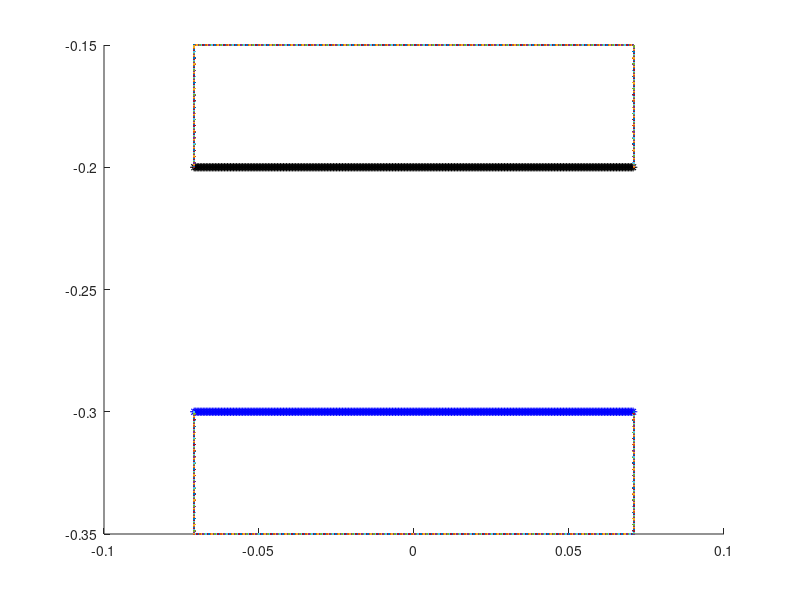

Write MATLAB code to recreate this figure. (Note: this script raises an error after producing the figure.)
%% V5.2

%% 3/29 TS notes: 

close all
clear all
close all


%% In update_target_point_positions, changed R2 to 0.177 (From graph).
% Same in update_target_point_positions_peri


%% 
L = 1;                              % length of computational domain (m)
N = 1024;                            % number of Cartesian grid meshwidths at the finest level of the AMR grid
dx = L/N;                           % Cartesian mesh width (m)
ds = L/(2*N);                       % space between boundary points in straight tube

%%%%%%%%%%%%%%%%%%%%%%%%%%%%%%%%%%%%%%%%%%%%%%%%%%%
%%%%%%%%%%%%%%%%%%%%%%%%%%%%%%%%%%%%%%%%%%%%%%%%%%%
%Parameters for the racetrack

Let = 1.34*0.1;                          % Length of elastic tube (m) scaled wrt to diameter of heart
% V5 TS. Nick's Heart_Tube.m code uses a fraction of the length of the tube to determine
% the number of rigid points on each end of elastic section. Made changes
% to use the same number he's using (can output these numbers from his code). 
Nend = 8
% Nend = 10;                           % Number of rigid points on each end of elastic section
Lt = Let+2*Nend*ds;                 % Length of main tube straight section with Nend rigid points on each end



% main tube
diameter = 0.1;                     % diameter of the main tube (scaling factor for everything else)
R2 = 0.1;                           % radius of inner wall
R1 = R2+diameter;                   % radius of outer wall

%Uppermost branch
diamTop = diameter*(0.0206/0.0442);		%diameter of the uppermost branch
LtTop = Lt+2*(diameter-diamTop); %length of the straight parts for the upper section
R1Top = R2 + diamTop;		%radius of outer wall for upper section

%bottom branch
diamBot = diameter*(0.0158/0.0442);
R2Bot = 1/2*(diamBot);


Ls = 2*R2+3*diamBot;			%length of the straight outer side walls


Nstraight = 2*ceil(Lt/ds)          % number of points along each shorter straight section (top+bottom)
NstraightBranch = 2*ceil(LtTop/ds);	% number of points along longer straight sections
NstraightSide = 2*ceil(Ls/ds);	%number of points along each straight (vertical)  outer side section
Ncurve = 2*ceil(pi*R1/ds);          % number of points along a circle of diameter R1. 
                                       %Will use fractions of this number
                                       %to draw points for curved sections
%%NcurveSmall = 2*ceil(pi*R2Bot/ds)    %number of points along a circle of diameter R2Bot (small)


Nrace = (1/2)*Nstraight+4*Ncurve + (3/2)*NstraightBranch + NstraightSide; %+NcurveSmall % number of points making up the racetrack part. More added later in code

%For Nrace: (1/2)*Nstraight = one straight section of length Lt,
%Nstraight/2 each
    % 4*Ncurve = 6 semi circles and 4 quarter circles = 4 circles, Ncurve
    % each
    %(3/2)*NstraightBranch = 3 straight sections of length Ls,
    %NstraightBranch/2 each.
    % NstraightSide = 2 straight (vertical) sections, NstraightSide/2 each.
    %Ncurve small = points for 1 cirle of radius R2Bot
    

dthetaHalf = pi/(Ncurve/2);             % angle increment for drawing curved edges (for a semi circle)
dthetaQuart = (pi/2)/(Ncurve/4);             % angle increment for drawing curved edges (for a quarter of a circle)


mesh_name = 'heart_';               % structure name


centery = -0.1;                        % y-position of center of curved sections in the lower area
centeryMid = centery+R2+(3)*R2Bot; %y-position of the center of the curved sections in the middle area
centeryTop = centeryMid+3*R2Bot +R2;	%y-position of center of curved sections in the upper area
centerx1 = -0.5*Lt;                 % x-position of center of left curved section of main tube
centerx2 = 0.5*Lt;                  % x-position of center of right curved section of main tube
centerx1Top = -0.5*LtTop;   %shifting of upper branch center of left cuved section
centerx2Top = 0.5*LtTop ; %shifting of uppder branch center of right curved section

%Note: more parameters for middle section added later in the code. Includes
%adding more points to Nrace

%%%%%%%%%%%%%%%%%%%%%%%%%%%%%%%%%%%%%%%%%%%%%%%%%%%%%%%%%%
%%%%%%%%%%%%%%%%%%%%%%%%%%%%%%%%%%%%%%%%%%%%%%%%%%%%%%%%%
% Parameters for the pericardium
Dp = 2*diameter;                    %diameter of the pericardium
Nperi = 2*ceil((Dp-diameter)/ds);  % number of boundary points along the sides of the pericardium
Nperitot = Nperi + Nstraight;       % total number of pericardium points

%%%%%%%%%%%%%%%%%%%%%%%%%%%%%%%%%%%%%%%%%%%%%%%%%%%%%%%%%%
%%%%%%%%%%%%%%%%%%%%%%%%%%%%%%%%%%%%%%%%%%%%%%%%%%%%%%%%%
% Parameters for the actuator
La = 0.04;                          % length of the actuator section
NLa = ceil(La/ds);                  % number of points along each actuator
Ca = 0.25*Lt;                       % center of the actuator section
NCa = ceil(ceil(Nstraight/2)*Ca/Lt); % index of the center point
Na1 = NCa - ceil(NLa/2);            % index of the starting point with respect to the elastic section
Na2 = Na1+NLa-1;                    % index of the ending point with respect to the elastic section

%%%%%%%%%%%%%%%%%%%%%%%%%%%%%%%%%%%%%%%%%%%
%%%%%%%%%%%%%%%%%%%%%%%%%%%%%%%%%%%%%%%%%%%

% Parameters for peristalsis
Lnperi = 0.005;                          % length of the end of the flexible tube without peristalsis (modified from 0.05)
Lperi = Lt-2*Lnperi;                      % length of the peristalsis section of tube
Nperist = ceil(Lperi/ds);                 % number of peristaltic points on top or bottom of tube
NCent = ceil(Nstraight/4);                 %index of center of elastic tube
Nperi1 = NCent-ceil(0.5*Nperist);           % index of the starting point with respect to the elastic section
Nperi2 = Nperi1+Nperist-1;                  %index of the ending point with respect to the elastic section

%%%%%%%%%%%%%%%%%%%%%%%%%%%%%%%%%%%%%%%%%%%%%%%%%%%%%%%%%%
%%%%%%%%%%%%%%%%%%%%%%%%%%%%%%%%%%%%%%%%%%%%%%%%%%%%%%%%%
% Parameters for the prescribed peristalsis
Lap = Let*0.75;                          % length of the actuator section
NLap = ceil(Lap/ds);                  % number of points along each actuator
Cap = 0.5*Lt;                       % center of the actuator section
NCap = ceil(ceil(Nstraight/2)*Cap/Lt); % index of the center point
Na1p = NCap - ceil(NLap/2);            % index of the starting point with respect to the elastic section
Na2p = Na1p+NLap-1;                    % index of the ending point with respect to the elastic section

%%%%%%%%%%%%%%%%%%%%%%%%%%%%%%%%%%%%%%%%%%%
%%%%%%%%%%%%%%%%%%%%%%%%%%%%%%%%%%%%%%%%%%%
% parameters for markers
Nmarkersx = 11;                     %number of columns of markers
Nmarkersy = 11;                     %number of markers in each column
Nmarkers=Nmarkersx*Nmarkersy       %total number of markers
dmx = Let/(Nmarkersx-1);            %space between markers in x-direction
dmy = diameter/(Nmarkersy-1);       %space between markers in y-direction

%%%%%%%%%%%%%%%%%%%%%%%%%%%%%%%%%%%%%%%%%%%
%%%%%%%%%%%%%%%%%%%%%%%%%%%%%%%%%%%%%%%%%%%
%% material parameters
kappa_spring = 1.0e-1;               % spring constant (Newton)
kappa_beam = 1.0e-1;                 % beam stiffness constant (Newton m^2)
kappa_target = 2.0e0*15;        % target point penalty spring constant (Newton)
Fmag = kappa_spring;                % this is my best guess at a reasonable applied force
phase = 0;                      %initial phase of the oscillating force, where F=Fmag*phase and phase = (1+sin(2*pi*f*t-pi/2));
%%
%%%%%%%%%%%%%%%%%%%%%%%%%%%%%%%%%%%%%%%%%%%%%%%%%%%%%%%%%%%%%%%%%%%%%%%%%%%%%%%%
%%%%%%%%%%%%%%%%%%%%%%%%%%%%%%
% Make the elastic section of the tube
% Write out the vertex information

vertex_fid = fopen([mesh_name 'tube_' num2str(N) '.vertex'], 'w');
fprintf(vertex_fid, '%d\n', Nstraight);

figure
hold on
n = 0;
p = 0;

%bot part
for i=1:ceil(Nstraight/2),
    ybot = centery-R1;
    xbot = -Lt/2+(i-1)*ds;
    fprintf(vertex_fid, '%1.16e %1.16e\n', xbot, ybot);
    plot(xbot,ybot,'b*')
     n = n+1; 
end

%bottom part
for i=ceil(Nstraight/2)+1:Nstraight,
    ytop = centery-R2;
    xtop = -Lt/2+(i-ceil(Nstraight/2)-1)*ds;
    fprintf(vertex_fid, '%1.16e %1.16e\n', xtop, ytop);
    plot(xtop,ytop,'k*')
     p = p+1;
end
p
n


fclose(vertex_fid);

%%%%%%%%%%%%%%%%%%%%%%%%%%%%%%%%%%%%%%%%%%%%%%%%%%%%%%%%%%%%%%%%%%%%%%%%%%%%%%%%
%%%%%%%%%%%%%%%%%%%%%%%%%%%%%%
% Make markers as vertices with no material properties

vertex_fid = fopen(['markers_' num2str(N) '.vertex'], 'w');
fprintf(vertex_fid, '%d\n', Nmarkers);

%top part
for i=0:Nmarkersx-1,
    for j=0:Nmarkersy-1,
        y = centery-R2-j*dmy;
        x = -Let/2+i*dmx;
    fprintf(vertex_fid, '%1.16e %1.16e\n', x, y);
    %plot(x,y)
    end
end
%fclose(vertex_fid)

%%%%%%%%%%%%%%%%%%%%%%%%%%%%%%%%%%%%%%%%%%%%%%%%%%%%%%%%%%%%%%%%%%%%%%%%%%%%%%%%
%%%%%%%%%%%%%%%%%%%%%%%%%%%%%%
% actuator part
% Write out the vertex information

%top part
% vertex_fid = fopen(['actuator_top_' num2str(N) '.vertex'], 'w');
% fprintf(vertex_fid, '%d\n', NLa);
% 
% for i=Na1:Na2,
%     ytop = centery-R2;
%     xtop = -Lt/2+i*ds;
%     fprintf(vertex_fid, '%1.16e %1.16e\n', xtop, ytop);
%     plot(xtop,ytop);
% end
% fclose(vertex_fid);
% 
% %bottom part
% vertex_fid = fopen(['actuator_bot_' num2str(N) '.vertex'], 'w');
% fprintf(vertex_fid, '%d\n', NLa);
% 
% for i=Na1:Na2,
%     ybot = centery-R1;
%     xbot = -Lt/2+i*ds;
%     fprintf(vertex_fid, '%1.16e %1.16e\n', xbot, ybot);
%      plot(xbot,ybot);
% end
% fclose(vertex_fid);

%%%%%%%%%%%%%%%%%%%%%%%%%%%%%%%%%%%%%%%%%%%%%%%%%%%%%%%%%%%%%%%%%%%%%%%%%%%%%%%
%%%%%%%%%%%%%%%%%%%%%%%%%%%%%
% valveless pumping applied force
% Use either the target point actuator or the applied force, but not both.
% Write out the vertex information

% vertex_fid = fopen(['vp_aforce_' num2str(N) '.vertex'], 'w');
% fprintf(vertex_fid, '%d\n', 2*NLa);
% 
% %top points
% for i=Na1:Na2,
%     ytop = centery-R2;
%     xtop = -Lt/2+i*ds;
%     fprintf(vertex_fid, '%1.16e %1.16e\n', xtop, ytop);
%      plot(xtop,ytop);
% end
% 
% %bottom points
% for i=Na1:Na2,
%     ybot = centery-R1;
%     xbot = -Lt/2+i*ds;
%     fprintf(vertex_fid, '%1.16e %1.16e\n', xbot, ybot);
%      plot(xbot,ybot);
% end
% fclose(vertex_fid);

%%%%%%%%%%%%%%%%%%%%%%%%%%%%%%%%%%%%%%%%%%%%%%%%%%%%%%%%%%%%%%%%%%%%%%%%%%%%%%%%
%%%%%%%%%%%%%%%%%%%%%%%%%%%%%%
% peristalsis applied force
% Use either the target point actuator or the applied force, but not both.
% Write out the vertex information

% vertex_fid = fopen(['peri_aforce_' num2str(N) '.vertex'], 'w');
% fprintf(vertex_fid, '%d\n', 2*Nperist);
% 
% %top points
% for i=Nperi1:Nperi2,
%     ytop = centery-R2;
%     xtop = -Lt/2+i*ds;
%     fprintf(vertex_fid, '%1.16e %1.16e\n', xtop, ytop);
%      plot(xtop,ytop);
% end
% 
% %bottom points
% for i=Nperi1:Nperi2,
%     ybot = centery-R1;
%     xbot = -Lt/2+i*ds;
%     fprintf(vertex_fid, '%1.16e %1.16e\n', xbot, ybot);
%      plot(xbot,ybot);
% end
% fclose(vertex_fid);

%%%%%%%%%%%%%%%%%%
% prescribed peristalsis (motion) part
% Write out the vertex information
% 
% %top part
% vertex_fid = fopen(['pperi_top_' num2str(N) '.vertex'], 'w');
% fprintf(vertex_fid, '%d\n', NLap);
% 
% for i=Na1p:Na2p,
%     ytop = centery-R2;
%     xtop = -Lt/2+i*ds;
%     fprintf(vertex_fid, '%1.16e %1.16e\n', xtop, ytop);
%     plot(xtop,ytop,'r*')
% end
% fclose(vertex_fid);
% 
% %bottom part
% vertex_fid = fopen(['pperi_bot_' num2str(N) '.vertex'], 'w');
% fprintf(vertex_fid, '%d\n', NLap);
% 
% for i=Na1p:Na2p,
%     ybot = centery-R1;
%     xbot = -Lt/2+i*ds;
%     fprintf(vertex_fid, '%1.16e %1.16e\n', xbot, ybot);
%     plot(xbot,ybot,'r*')
% end
% fclose(vertex_fid);

%%%%%%%%%%%%%%%%%%%%%%%%%%%%%%%%%%%%%%%%%%%%%%%%%%%%%%%%%%%%%%%%%%%%%%%%%%%%%%%%
%%%%%%%%%%%%%%%%%%%%%%%%%%%%%%
% race track part
% %%%calculations necessary before writing out vertex info:
%outer quarter circle
for i=ceil(Ncurve/2)+1:ceil(3*Ncurve/4),
    theta=(i-Ncurve/2-1)*dthetaQuart-(pi/2);
    yout = centery+R1*sin(theta);
    xout = Lt/2+R1*cos(theta);
end

%starting points for the right outer straight section
yrStart = yout+ds;
xrStart = xout+ds;

%outer quarter circle
for i = 1:ceil(Ncurve/4)
    theta = (-pi/2)-(i)*dthetaQuart;
    yout = centery+R1*sin(theta);
    xout = centerx1+R1*cos(theta);
end
%starting points for the left outer stright section
ylStart = yout+ds;
xlStart = xout+ds;

%additional parameters for middle branches:
centerx2Mid = xrStart-diameter;
centerx1Mid = xlStart+diameter;
Lm = abs (centerx2Mid-centerx1Mid);%length of middle branches (to ensure width of one diameter on either side, vertically)
NstraightMid = 2*ceil(Lm/ds);

Nrace = Nrace+NstraightMid;


% Write out the vertex information

vertex_fid = fopen([mesh_name 'race_' num2str(N) '.vertex'], 'w');
fprintf(vertex_fid, '%d\n', Nrace);

%%%right curved part of lower racetrack section

%inner semicircle
for i=1:ceil(Ncurve/2)
    theta = (i-1)*dthetaHalf- pi/2;
    yin = centery+R2*sin(theta);
    xin = Lt/2+R2*cos(theta);
    fprintf(vertex_fid, '%1.16e %1.16e\n', xin, yin);
    % plot(xin,yin)
end

%outer quarter circle
for i=ceil(Ncurve/2)+1:ceil(3*Ncurve/4),
    theta=(i-Ncurve/2-1)*dthetaQuart-(pi/2);
    yout = centery+R1*sin(theta);
    xout = Lt/2+R1*cos(theta);
    fprintf(vertex_fid, '%1.16e %1.16e\n', xout, yout);
    %plot(xout, yout)
end

%starting points for the right outer straight section
yrStart = yout+ds;
xrStart = xout+ds;

%right outer straight section
for i = 1:ceil(NstraightSide/2)
    xRside = xrStart;
    yRside = yrStart +i*ds;
    fprintf(vertex_fid, '%1.16e %1.16e\n', xRside, yRside);
    %plot(xRside,yRside)
end



%straight section for the upper part of the lower section (bottom wall of
%bottom branch)
for i = Ncurve+1:Ncurve+ceil(Nstraight/2),
    yin = centery+R2;
    xin = centerx2-(i-Ncurve-1)*ds;
    fprintf(vertex_fid, '%1.16e %1.16e\n', xin, yin);
   % plot(xin,yin)

end


%%%left curved part of racetrack
%inner semicircle
for i = 1:ceil(Ncurve/2),
    theta = pi/2+i*dthetaHalf;
    yin = centery+R2*sin(theta);
    xin = centerx1+R2*cos(theta);
    fprintf(vertex_fid, '%1.16e %1.16e\n', xin, yin);
    %plot(xin, yin)
end

%outer quarter circle
for i = 1:ceil(Ncurve/4)
    theta = (-pi/2)-(i)*dthetaQuart;
    yout = centery+R1*sin(theta);
    xout = centerx1+R1*cos(theta);
    fprintf(vertex_fid, '%1.16e %1.16e\n', xout, yout);
   % plot(xout, yout)
end

ylStart = yout+ds;
xlStart = xout+ds;

%left outer straight section
for i = 1:ceil(NstraightSide/2)
     xLside = xlStart;
     yLside = ylStart + (i)*ds;
    fprintf(vertex_fid, '%1.16e %1.16e\n', xLside, yLside);
   % plot(xLside,yLside)
end

%%Middle Branches


%%top wall of lower skinny branch
for i = 1:ceil(NstraightMid/2)
    yin = centeryMid-R2Bot;
    xin = centerx2Mid-(i)*ds;
    fprintf(vertex_fid, '%1.16e %1.16e\n', xin, yin);
   % plot(xin,yin)
end

%%bottom wall of upper skinny branch
for i = 1:ceil(NstraightMid/2)
    yin = centeryMid+R2Bot;
    xin = centerx2Mid-(i)*ds;
    fprintf(vertex_fid, '%1.16e %1.16e\n', xin, yin);
   % plot(xin,yin)
end

%%Left inner semi circle

for i = 1:ceil(Ncurve/2),
    theta = pi/2+i*dthetaHalf;
    yin = centeryMid+R2Bot*sin(theta);
    xin = centerx1Mid+R2Bot*cos(theta);
    fprintf(vertex_fid, '%1.16e %1.16e\n', xin, yin);
   % plot(xin, yin)
end
%% right inner semi circle
for i=1:ceil(Ncurve/2)
    theta = (i-1)*dthetaHalf- pi/2;
    yin = centeryMid+R2Bot*sin(theta);
    xin = centerx2Mid+R2Bot*cos(theta);
    fprintf(vertex_fid, '%1.16e %1.16e\n', xin, yin);
   % plot(xin,yin)
end


%%%%%%%%%% upper branches

%right curved part of racetrack
for i=1:ceil(Ncurve/2)
    theta = (i-1)*dthetaHalf- (pi/2);
    yin = centeryTop+R2*sin(theta);
    xin = centerx2Top+R2*cos(theta);
    fprintf(vertex_fid, '%1.16e %1.16e\n', xin, yin);
   % plot(xin,yin)
end


for i=1:ceil(Ncurve/4),
    theta=0+i*dthetaQuart;
    yout = centeryTop+R1Top*sin(theta);
    xout = centerx2Top+R1Top*cos(theta);
    fprintf(vertex_fid, '%1.16e %1.16e\n', xout, yout);
   % plot(xout, yout)
end



%straight (horizontal) sections on the upper chamber 
for i = Ncurve+ceil(NstraightBranch/2)+1:Ncurve+NstraightBranch,
    yout = centeryTop-R2;
    xout = centerx2Top-(i-Ncurve-ceil(NstraightBranch/2)-1)*ds;
    fprintf(vertex_fid, '%1.16e %1.16e\n', xout, yout);
   % plot(xout, yout)
    
end
%make the walls of the upper
%branch
for i = Ncurve+1:Ncurve+ceil(NstraightBranch/2),
    yin = centeryTop+R2;
    xin = centerx2Top-(i-Ncurve-1)*ds;
    fprintf(vertex_fid, '%1.16e %1.16e\n', xin, yin);
   % plot(xin,yin)
    
end

for i = Ncurve+ceil(NstraightBranch/2)+1:Ncurve+NstraightBranch,
    yout = centeryTop+R1Top;
    xout = centerx2Top-(i-Ncurve-ceil(NstraightBranch/2)-1)*ds;
    fprintf(vertex_fid, '%1.16e %1.16e\n', xout, yout);
   % plot(xout, yout)
end



%%%left curved part of upper racetrack

%inner semicircle
for i = Ncurve+NstraightBranch+1:Ncurve+NstraightBranch+ceil(Ncurve/2),
    theta = pi/2+(i-Ncurve-NstraightBranch-1)*dthetaHalf;
    yin = centeryTop+R2*sin(theta);
    xin = centerx1Top+R2*cos(theta);
    fprintf(vertex_fid, '%1.16e %1.16e\n', xin, yin);
   % plot(xin,yin)
end

%outer quartercircle
for i = 1:Ncurve/4
    theta = -pi-(i)*dthetaQuart;
    yout = centeryTop+R1Top*sin(theta);
    xout = centerx1Top+R1Top*cos(theta);
    fprintf(vertex_fid, '%1.16e %1.16e\n', xout, yout);
   % plot(xout, yout)
end




fclose(vertex_fid);

%%%%%%%%%%%%%%%%%%%%%%%%%%%%%%%%%%%%%%%%%%%%%%%%%%%%%%%%%%%%%%%%%%%%%%%%%%%%%%%%
%%%%%%%%%%%%%%%%%%%%%%%%%%%%%%%%%%%%%%%%%%%%%%%%%%%%%%%%%%%%%%%%%%%%%%%%
% Pericardium
% Write out the vertex information

vertex_fid = fopen([mesh_name 'peri_' num2str(N) '.vertex'], 'w');
fprintf(vertex_fid, '%d\n', Nperitot);

% make the top and bottom of the pericardium
for i=1:ceil(Nstraight/2),
    ytop = centery-(R2-(Dp-diameter)/2);
    xtop = -Lt/2+(i-1)*ds;
    fprintf(vertex_fid, '%1.16e %1.16e\n', xtop, ytop);
    plot(xtop,ytop)
end

for i=ceil(Nstraight/2)+1:Nstraight,
    ybot = centery-R1-(Dp-diameter)/2;
    xbot = -Lt/2+(i-ceil(Nstraight/2)-1)*ds;
    fprintf(vertex_fid, '%1.16e %1.16e\n', xbot, ybot);
    plot(xbot,ybot)
end

% make the four side pieces
for i=Nstraight+1:Nstraight+ceil(Nperi/4),
    y = centery-(R1+(Dp-diameter)/2)+(i-Nstraight-1)*ds;
    x = -Lt/2;
    fprintf(vertex_fid, '%1.16e %1.16e\n', x, y);
    plot(x,y)
end

for i=Nstraight+ceil(Nperi/4)+1:Nstraight+ceil(Nperi/2),
    y = centery-R2+(i-Nstraight-ceil(Nperi/4)-1)*ds;
    x = -Lt/2;
    fprintf(vertex_fid, '%1.16e %1.16e\n', x, y);
    plot(x,y)
end

for i=Nstraight+ceil(Nperi/2)+1:Nstraight+ceil(3*Nperi/4),
    y = centery-(R1+(Dp-diameter)/2)+(i-Nstraight-ceil(Nperi/2)-1)*ds;
    x = Lt/2;
    fprintf(vertex_fid, '%1.16e %1.16e\n', x, y);
    plot(x,y)
end

for i=Nstraight+ceil(3*Nperi/4)+1:Nperitot,
    y = centery-R2+(i-Nstraight-ceil(3*Nperi/4)-1)*ds;
    x = Lt/2;
    fprintf(vertex_fid, '%1.16e %1.16e\n', x, y);
    plot(x,y)
end
fclose(vertex_fid);

%%%%%%%%%%%%%%%%%%%%%%%%%%%%%%%%%%%%%%%%%%%%%%%%%%%%%%%%%%%%%%%%%%%%%%%%%%%%%%%%
%%%%%%%%%%%%%%%%%%%%%%%%%%%%%%%%%%%%%%%%%%%%%%%%%%%%%%%%%%%%%%%%%%%%%%%%%%%%%%%%
% Write out the spring information for the elastic section

spring_fid = fopen([mesh_name 'tube_' num2str(N) '.spring'], 'w');
fprintf(spring_fid, '%d\n', Nstraight-2);

%elastic part of tube
for i = 0:ceil(Nstraight/2)-2,
    fprintf(spring_fid, '%d %d %1.16e %1.16e\n', i, i+1, kappa_spring*ds/(ds^2), ds);
end

for i = ceil(Nstraight/2):Nstraight-2,
    fprintf(spring_fid, '%d %d %1.16e %1.16e\n', i, i+1, kappa_spring*ds/(ds^2), ds);
end

fclose(spring_fid);
%
% %%%%%%%%%%%%%%%%%%%%%%%%%%%%%%%%%%%%%%%%%%%%%%%%%%%%%%%%%%%%%%%%%%%%%%%%%%%%%%%%
% %%%%%%%%%%%%%%%%%%%%%%%%%%%%%%%%%%%%%%%%%%%%%%%%%%%%%%%%%%%%%%%%%%%%%%%%%%%%%%%%

% Write out the spring information for the valveless pumping applied force

% spring_fid = fopen(['vp_aforce_' num2str(N) '.spring'], 'w');
% fprintf(spring_fid, '%d\n', NLa);
% 
% %elastic part of tube
% for i = 0:(NLa-1),
%     fprintf(spring_fid, '%d %d %1.16e %1.16e %d\n', i, i+NLa, Fmag, phase, 1);
% end
% 
% fclose(spring_fid);
%
% %%%%%%%%%%%%%%%%%%%%%%%%%%%%%%%%%%%%%%%%%%%%%%%%%%%%%%%%%%%%%%%%%%%%%%%%%%%%%%%%
% %%%%%%%%%%%%%%%%%%%%%%%%%%%%%%%%%%%%%%%%%%%%%%%%%%%%%%%%%%%%%%%%%%%%%%%%%%%%%%%%
% Write out the spring information for the peristalsis applied force
% 
% spring_fid = fopen(['peri_aforce_' num2str(N) '.spring'], 'w');
% fprintf(spring_fid, '%d\n', Nperist);
% 
% %elastic part of tube
% for i = 0:(Nperist-1),
%     fprintf(spring_fid, '%d %d %1.16e %1.16e %d\n', i, i+Nperist, Fmag, phase, 2);
% end
% 
% fclose(spring_fid);
%
% %%%%%%%%%%%%%%%%%%%%%%%%%%%%%%%%%%%%%%%%%%%%%%%%%%%%%%%%%%%%%%%%%%%%%%%%%%%%%%%%
% %%%%%%%%%%%%%%%%%%%%%%%%%%%%%%%%%%%%%%%%%%%%%%%%%%%%%%%%%%%%%%%%%%%%%%%%%%%%%%%%
%% Write out the beam information for the elastic section

beam_fid = fopen([mesh_name 'tube_' num2str(N) '.beam'], 'w');
fprintf(beam_fid, '%d\n', Nstraight-4);

%elastic part of tube
for i = 0:ceil(Nstraight/2)-3,
    fprintf(beam_fid, '%d %d %d %1.16e\n', i, i+1, i+2, kappa_beam*ds/(ds^4));
end

for i = ceil(Nstraight/2):Nstraight-3,
    fprintf(beam_fid, '%d %d %d %1.16e\n', i, i+1, i+2, kappa_beam*ds/(ds^4));
end
fclose(beam_fid);
%%
%%%%%%%%%%%%%%%%%%%%%%%%%%%%%%%%%%%%%%%%%%%%%%%%%%%%%%%%%%%%%%%%%%%%%%%%%%%%%%%%
%%%%%%%%%%%%%%%%%%%%%%%%%%%%%%%%%%%%%%%%%%%%%%%%%%%%%%%%%%%%%%%%%%%%%%%%%%%%%%%%

% Write out the target point information for the ends of the elastic tube
target_fid = fopen([mesh_name 'tube_' num2str(N) '.target'], 'w');

fprintf(target_fid, '%d\n', Nstraight-4*Nend); 


Nstraight
for i = Nend:(Nstraight/2-Nend)-1,   
    fprintf(target_fid, '%d %1.16e\n', i, kappa_target*ds/(ds^2));
end

for i = (Nstraight/2+Nend):(Nstraight-Nend)-1,   
    fprintf(target_fid, '%d %1.16e\n', i, kappa_target*ds/(ds^2));
end


% 
% for i = 0:Nend-1,   %OLD
%     fprintf(target_fid, '%d %1.16e\n', i, kappa_target*ds/(ds^2));
% end
% 
% for i = ceil(Nstraight/2)-Nend:ceil(Nstraight/2)-1,  %OLD
%     fprintf(target_fid, '%d %1.16e\n', i, kappa_target*ds/(ds^2));
% end
% 
% for i = ceil(Nstraight/2):ceil(Nstraight/2)+Nend-1,   %OLD
%     fprintf(target_fid, '%d %1.16e\n', i, kappa_target*ds/(ds^2));
% end
% 
% for i = Nstraight-Nend:Nstraight-1,    %OLD
%     fprintf(target_fid, '%d %1.16e\n', i, kappa_target*ds/(ds^2));
% end

fclose(target_fid);

%%%%%%%%%%%%%%%%%%%%%%%%%%%%%%%%%%%%%%%%%%%%%%%%%%%%%%%%%%%%%%%%%%%%%%%%%%%%%%%%
% Write out the target point information for the actuator

%top actuator
% target_fid = fopen(['actuator_top_' num2str(N) '.target'], 'w');
% fprintf(target_fid, '%d\n', NLa);
% 
% for i = 0:NLa-1,
%     fprintf(target_fid, '%d %1.16e\n', i, kappa_target*ds/(ds^2));
% end
% 
% fclose(target_fid);
% 
% %bottom actuator
% target_fid = fopen(['actuator_bot_' num2str(N) '.target'], 'w');
% fprintf(target_fid, '%d\n', NLa);
% 
% for i = 0:NLa-1,
%     fprintf(target_fid, '%d %1.16e\n', i, kappa_target*ds/(ds^2));
% end
% 
% fclose(target_fid);

%%%%%%%%%%%%%%%%%%%%%%%%%%%%%%%%%%%%%%%%%%%%%%%%%%%%%%%%%%%%%%%%%%%%%%%%%%%%%%%%
% Write out the target point information for the actuator

%top prescribed peristalsis
% target_fid = fopen(['pperi_top_' num2str(N) '.target'], 'w');
% fprintf(target_fid, '%d\n', NLap);
% 
% for i = 0:NLap-1,
%     fprintf(target_fid, '%d %1.16e\n', i, kappa_target*ds/(ds^2));
% end
% 
% fclose(target_fid);
% 
% %bottom prescribed peristalsis
% target_fid = fopen(['pperi_bot_' num2str(N) '.target'], 'w');
% fprintf(target_fid, '%d\n', NLap);
% 
% for i = 0:NLap-1,
%     fprintf(target_fid, '%d %1.16e\n', i, kappa_target*ds/(ds^2));
% end
% 
% fclose(target_fid);

%%%%%%%%%%%%%%%%%%%%%%%%%%%%%%%%%%%%%%%%%%%%%%%%%%%%%%%%%%%%%%%%%%%%%%%%%%%%%%%%
% Write out the target point information for the racetrack
target_fid = fopen([mesh_name 'race_' num2str(N) '.target'], 'w');

fprintf(target_fid, '%d\n', Nrace);

for i = 0:Nrace-1,
    fprintf(target_fid, '%d %1.16e\n', i, kappa_target*ds/(ds^2));
end

fclose(target_fid);

%%%%%%%%%%%%%%%%%%%%%%%%%%%%%%%%%%%%%%%%%%%%%%%%%%%%%%%%%%%%%%%%%%%%%%%%%%%%%%%%
% Write out the target point information for the pericardium
target_fid = fopen([mesh_name 'peri_' num2str(N) '.target'], 'w');

fprintf(target_fid, '%d\n', Nperitot);

for i = 0:Nperitot-1,
    fprintf(target_fid, '%d %1.16e\n', i, kappa_target*ds/(ds^2));
end

fclose(target_fid);

%%%%%%%%%%%%%%%%%%%%%%%%%%%%%%%%%%%%%%%%%%%%%%%%%%%%%%%%%%%%%%%%%%%%%%%%%%%%%%%%

%% Integrating nick's code for pumping

 HeartTube(diameter, Lt, L, R1,R2, ds, centery, kappa_spring, kappa_beam, kappa_target)
